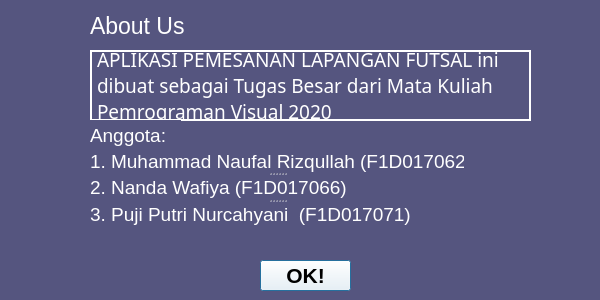
<?xml version="1.0" encoding="UTF-8"?>
<ui version="4.0">
 <class>aboutus</class>
 <widget class="QDialog" name="aboutus">
  <property name="geometry">
   <rect>
    <x>0</x>
    <y>0</y>
    <width>600</width>
    <height>300</height>
   </rect>
  </property>
  <property name="windowTitle">
   <string>Dialog</string>
  </property>
  <property name="styleSheet">
   <string notr="true">background-color: #55557f;</string>
  </property>
  <widget class="QLabel" name="label_2">
   <property name="geometry">
    <rect>
     <x>90</x>
     <y>10</y>
     <width>101</width>
     <height>31</height>
    </rect>
   </property>
   <property name="font">
    <font>
     <family>Segoe UI</family>
     <pointsize>17</pointsize>
    </font>
   </property>
   <property name="styleSheet">
    <string notr="true">color:white;</string>
   </property>
   <property name="text">
    <string>About Us</string>
   </property>
  </widget>
  <widget class="QLabel" name="label">
   <property name="geometry">
    <rect>
     <x>10</x>
     <y>10</y>
     <width>61</width>
     <height>51</height>
    </rect>
   </property>
   <property name="text">
    <string/>
   </property>
   <property name="pixmap">
    <pixmap>img/bola.png</pixmap>
   </property>
   <property name="scaledContents">
    <bool>true</bool>
   </property>
  </widget>
  <widget class="QPushButton" name="pushButton">
   <property name="geometry">
    <rect>
     <x>260</x>
     <y>260</y>
     <width>91</width>
     <height>31</height>
    </rect>
   </property>
   <property name="font">
    <font>
     <pointsize>16</pointsize>
     <weight>75</weight>
     <bold>true</bold>
     <underline>false</underline>
    </font>
   </property>
   <property name="styleSheet">
    <string notr="true">background:white;</string>
   </property>
   <property name="text">
    <string>OK!</string>
   </property>
  </widget>
  <widget class="QLabel" name="label_3">
   <property name="geometry">
    <rect>
     <x>90</x>
     <y>50</y>
     <width>441</width>
     <height>71</height>
    </rect>
   </property>
   <property name="font">
    <font>
     <family>MS Gothic</family>
     <pointsize>14</pointsize>
    </font>
   </property>
   <property name="styleSheet">
    <string notr="true">color:white;
border:2px solid white;</string>
   </property>
   <property name="text">
    <string>APLIKASI PEMESANAN LAPANGAN FUTSAL ini dibuat sebagai Tugas Besar dari Mata Kuliah Pemrograman Visual 2020</string>
   </property>
   <property name="scaledContents">
    <bool>false</bool>
   </property>
   <property name="wordWrap">
    <bool>true</bool>
   </property>
  </widget>
  <widget class="QLabel" name="label_4">
   <property name="geometry">
    <rect>
     <x>90</x>
     <y>120</y>
     <width>91</width>
     <height>31</height>
    </rect>
   </property>
   <property name="font">
    <font>
     <family>Segoe UI</family>
     <pointsize>14</pointsize>
    </font>
   </property>
   <property name="styleSheet">
    <string notr="true">color:white;</string>
   </property>
   <property name="text">
    <string>Anggota: </string>
   </property>
   <property name="scaledContents">
    <bool>false</bool>
   </property>
   <property name="wordWrap">
    <bool>false</bool>
   </property>
  </widget>
  <widget class="QSplitter" name="splitter">
   <property name="geometry">
    <rect>
     <x>90</x>
     <y>150</y>
     <width>374</width>
     <height>75</height>
    </rect>
   </property>
   <property name="orientation">
    <enum>Qt::Vertical</enum>
   </property>
   <widget class="QLabel" name="label_5">
    <property name="font">
     <font>
      <family>Segoe UI</family>
      <pointsize>14</pointsize>
     </font>
    </property>
    <property name="styleSheet">
     <string notr="true">color:white;</string>
    </property>
    <property name="text">
     <string>1. Muhammad Naufal Rizqullah (F1D017062)</string>
    </property>
    <property name="scaledContents">
     <bool>false</bool>
    </property>
    <property name="wordWrap">
     <bool>false</bool>
    </property>
   </widget>
   <widget class="QLabel" name="label_6">
    <property name="font">
     <font>
      <family>Segoe UI</family>
      <pointsize>14</pointsize>
     </font>
    </property>
    <property name="styleSheet">
     <string notr="true">color:white;</string>
    </property>
    <property name="text">
     <string>2. Nanda Wafiya (F1D017066)</string>
    </property>
    <property name="scaledContents">
     <bool>false</bool>
    </property>
    <property name="wordWrap">
     <bool>false</bool>
    </property>
   </widget>
   <widget class="QLabel" name="label_7">
    <property name="font">
     <font>
      <family>Segoe UI</family>
      <pointsize>14</pointsize>
     </font>
    </property>
    <property name="styleSheet">
     <string notr="true">color:white;</string>
    </property>
    <property name="text">
     <string>3. Puji Putri Nurcahyani  (F1D017071)</string>
    </property>
    <property name="scaledContents">
     <bool>false</bool>
    </property>
    <property name="wordWrap">
     <bool>false</bool>
    </property>
   </widget>
  </widget>
 </widget>
 <resources/>
 <connections/>
</ui>
